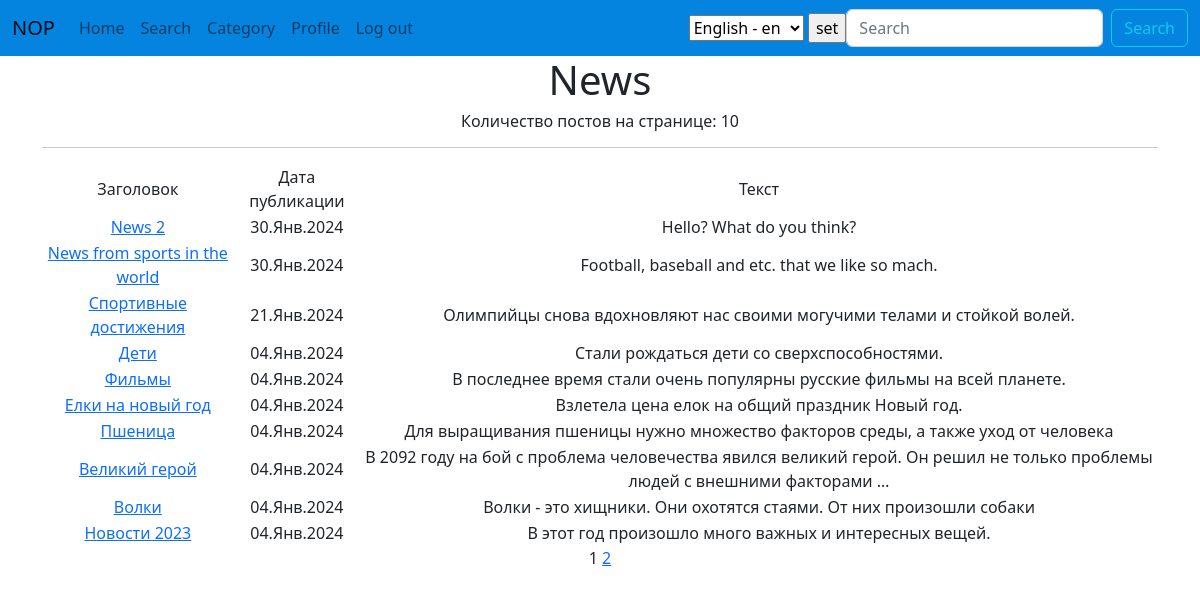
Page /news/ (signed in) on the committed database.
### news/models.py (models this page shows, shortened)
class Post(models.Model):
    author = models.ForeignKey(Author, on_delete=models.CASCADE, verbose_name='Автор')
    position = models.CharField(max_length=2,
                                choices=POSITIONS,
                                default=news)
    time_create = models.DateTimeField(auto_now_add=True)
    category = models.ManyToManyField(
        Category,
        through='PostCategory',
        related_name='Категория',
        verbose_name=pgettext_lazy('help text for Post model', 'This is the help text')
    )
    title = models.CharField(max_length=255, verbose_name='Заголовок')
    text = models.TextField(verbose_name='Контент')
    rating = models.IntegerField(default=0)
    def get_absolute_url(self):
        return reverse(
            'news:post_detail',
            args=[self.id]
            )

### news/views.py (the view)
# urls.py: path('', cache_page(60)(PostsList.as_view()), name='posts_list'),
class PostsList(LoginRequiredMixin, ListView):
    model = Post
    ordering = '-time_create'
    template_name = 'posts.html'
    context_object_name = 'posts'
    paginate_by = 10
    def get_context_data(self, **kwargs: Any) -> dict[str, Any]:
        context = super().get_context_data(**kwargs)
        context['is_not_author'] = not self.request.user.groups.filter(
            name='authors').exists()
        return context

### news/templatetags/custom_filter.py (called while the page is built)
@register.filter()
def censor(text):
    if isinstance(text, str):
        text1 = []
        for string in text.split():
            for string_not in STRING_NOT:
                if string.lower().startswith(string_not[:-4]):
                    if string[-1] in ZNAKI:
                        string = string[0] + '*' * len(string[1:-1]) + string[-1]
                    else:
                        string = string[0] + '*' * len(string[1:-1])
            text1.append(string)
    else:
        raise TypeError
    return " ".join(text1)

### templates/posts.html (shortened to what this page needs)
{% extends 'flatpages/default.html' %}
{% load custom_filter %}
{% load i18n %}
{% block content %}
<div>
    <h1>{% trans "News" %}</h1>
    <h6>Количество постов на странице: {{ posts|length }}</h6>
</div>
<hr>
{% if posts %}
<table>
    <tr>
        <td>Заголовок</td>
        <td>Дата публикации</td>
        <td>Текст</td>
    </tr>
    {% for post in posts %}
    <tr>
        <td><a href="{{ post.get_absolute_url }}">{{ post.title|censor }}</a></td>
        <td>{{ post.time_create|date:'d.M.Y' }}</td>
        <td>{{ post.text|truncatewords:20|censor }}</td>
    </tr>
    {% endfor %}
</table>
{% else %}
<h2>Товаров нет!</h2>
{% endif %}
{{ page_obj.number }}
{% if page_obj.has_next %}
<a href="?page={{ page_obj.next_page_number }}">{{ page_obj.next_page_number }}</a>
{% endif %}
{% endblock content %}

### rows in the picture
Post: title|censor "News 2", time_create "30.Янв.2024", text|censor "Hello? What do you think?"
Post: title|censor "News from sports in the world", time_create "30.Янв.2024", text|censor "Football, baseball and etc. that we like so mach."
Post: title|censor "Спортивные достижения", time_create "21.Янв.2024", text|censor "Олимпийцы снова вдохновляют нас своими могучими телами и стойкой волей."
Post: title|censor "Дети", time_create "04.Янв.2024", text|censor "Стали рождаться дети со сверхспособностями."
Post: title|censor "Фильмы", time_create "04.Янв.2024", text|censor "В последнее время стали очень популярны русские фильмы на всей планете."
Post: title|censor "Елки на новый год", time_create "04.Янв.2024", text|censor "Взлетела цена елок на общий праздник Новый год."
Post: title|censor "Пшеница", time_create "04.Янв.2024", text|censor "Для выращивания пшеницы нужно множество факторов среды, а также уход от человека"
Post: title|censor "Великий герой", time_create "04.Янв.2024", text|censor "В 2092 году на бой с проблема человечества явился великий герой. Он решил не только проблемы людей с внешними факторами …"
Post: title|censor "Волки", time_create "04.Янв.2024", text|censor "Волки - это хищники. Они охотятся стаями. От них произошли собаки"
Post: title|censor "Новости 2023", time_create "04.Янв.2024", text|censor "В этот год произошло много важных и интересных вещей."

### other values in the picture
{{ posts|length }} "10"
{{ page_obj.number }} "1"
{{ page_obj.next_page_number }} "2"
form field language "English - en"
